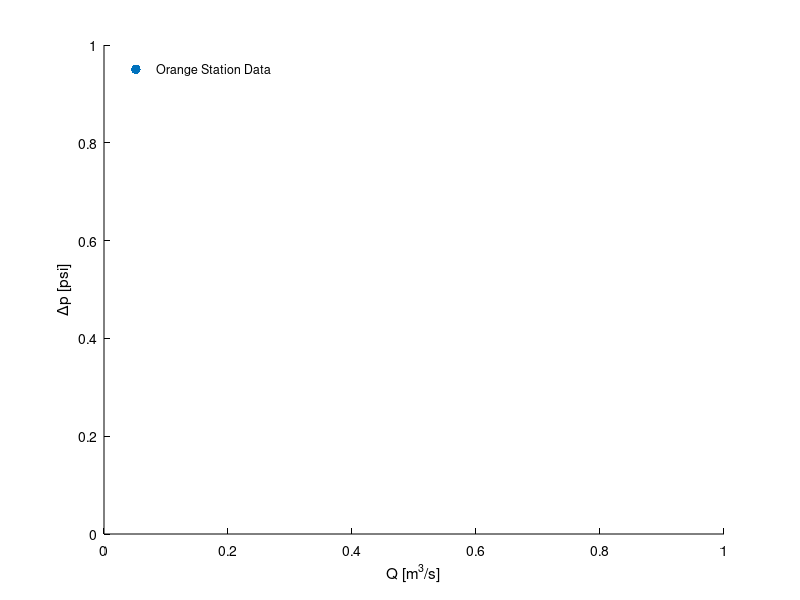

This chart was generated by the following MATLAB code: (Note: this script raises an error after producing the figure.)
clear; clc;

% Collect Files
thisFolder = fileparts(mfilename('fullpath'));
dataFolder = fullfile(thisFolder, 'A8_Data_Files');
files = dir(fullfile(dataFolder, 'Station*.xlsx'));

N = numel(files);
dP       = zeros(N,1);
Q        = zeros(N,1);
Mass     = zeros(N,1);
Pressure = zeros(N,1);

% Constants
rho  = 1000; % [kg/m^3] Density of Water     
dt   = 30; % [s] Experiment Time       
mu   = 0.000890; % [Pas] Dynamic Viscovity of Water

%  Tube Geometry 
D_in  = 0.0229; % [in] Diameter
D     = D_in * 0.0254; % [m] Diameter
R     = D / 2; % [m] Radius
L     = 12 * 0.0254; % [m] Tube Length


for ii = 1:N
    fname    = files(ii).name;
    fullpath = fullfile(files(ii).folder, fname);

    % Pressure
    tankP_str = extractBetween(fname, "TankP_", "_");
    tankP_str = strrep(tankP_str, "p", ".");
    Pressure(ii) = str2double(tankP_str);

    % Mass
    mass_str = extractBetween(fname, "Mass_", ".xlsx");
    mass_str = strrep(mass_str, "p", ".");
    Mass_g   = str2double(mass_str);
    Mass(ii) = Mass_g;

    T = readtable(fullpath);

    % Time
    if isnumeric(T.Time)
        time_sec = T.Time * 86400;
    else
        time_sec = seconds(T.Time - T.Time(1));
    end

    PT01 = T.PT01_psig_;
    PT02 = T.PT02_psig_;

    dP(ii) = mean(PT01) - mean(PT02);
    
    mass_kg = Mass_g / 1000;
    Q(ii)   = mass_kg / (rho * dt);
end

% dP vs Q Figure
figure('Color','w'); hold on;

scatter(Q, dP, 50, [1 0.5 0], 'filled');
Q_th   = linspace(min(Q), max(Q), 200);
dP_th  = (8 * mu * L ./ (pi * R^4)) .* Q_th;
dP_th_psi = dP_th / 6894.76;

plot(Q_th, dP_th_psi, 'b-', 'LineWidth', 1.5);

xlabel('Q [m^3/s]');
ylabel('Δp [psi]');

set(gca,'Color','w','XGrid','off','YGrid','off','Box','off',...
    'XColor','k','YColor','k');

Lh = legend('Orange Station Data','Hagen-Poiseuille Theory','Location','NorthWest','Box','off');
set(Lh, 'TextColor', 'k'); 

% Q for Re = 2300
Vcrit   = 2300 * mu / (rho * D);
Qcrit   = Vcrit * (pi * R^2);
minor_losses = 0.6e-6;

xline(Qcrit, '--k','LineWidth',1, 'HandleVisibility', 'off');
xline(minor_losses, '--k', 'LineWidth', 1, 'HandleVisibility', 'off')

text(Qcrit*1.02, min(dP) + 0.05*(max(dP)-min(dP)), ...
    'Re ≈ 2300', 'Color','k','FontSize',9);

text(minor_losses * 1.05, ...              
     max(dP)*0.95, ...  
     'Minor losses', ...
     'Color', 'b', 'FontSize', 10, 'FontWeight', 'bold', ...
     'HorizontalAlignment', 'left');

text(max(Q)*0.7, max(dP)*0.95, 'Minor losses + turbulent region', ...
    'Color','b','FontSize',10,'FontWeight','bold');

hold off;


% Time Trace

repName = 'Station03_TankP_27p8_Mass_020p35Q.xlsx'; 
repPath = fullfile(dataFolder, repName);
T_rep   = readtable(repPath);

if isnumeric(T_rep.Time)
    t_rep = T_rep.Time * 86400;
else
    t_rep = seconds(T_rep.Time - T_rep.Time(1));
end

figure('Color','w'); hold on;

plot(t_rep, T_rep.PT01_psig_, 'b-', 'LineWidth',1.2);
plot(t_rep, T_rep.PT02_psig_, 'r-', 'LineWidth',1.2);

xlabel('t [s]');
ylabel('p [psi]');

set(gca,'Color','w','XGrid','off','YGrid','off','Box','off',...
    'XColor','k','YColor','k');

L = legend('PT01 (upstream)','PT02 (downstream)','Location','Best','Box','off');
set(L, 'TextColor', 'k');  

xline(10, '--k', 'LineWidth', 1, 'HandleVisibility', 'off');
xline(30, '--k', 'LineWidth', 1, 'HandleVisibility','off');
 
t_mid = (10 + 30) / 2;
y_top = max([T_rep.PT01_psig_; T_rep.PT02_psig_]) + ...
           0.03 * range([T_rep.PT01_psig_; T_rep.PT02_psig_]);

text(t_mid, y_top, 'Steady-State Region', ...
    'HorizontalAlignment','center','Color','k','FontSize',10);

hold off;
